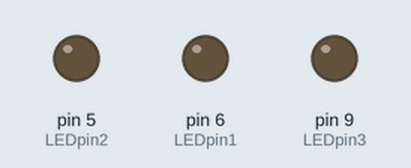
The sketch below on a simulated Arduino Uno, built with avr-gcc and run on an emulated ATmega328P. On the bench: output pins drawn as LEDs (lit = HIGH).

Above: at 0.7 s.
At 1.42 s:
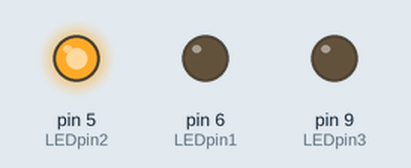
At 2.86 s:
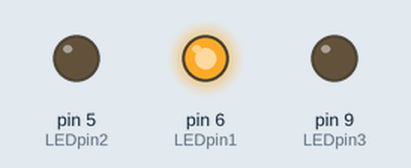
At 2.96 s:
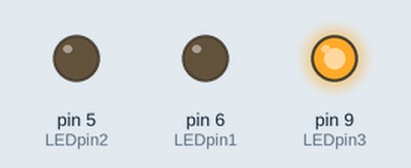
Timing chart, 0 to 3.4 s (numbered marks = the images above):
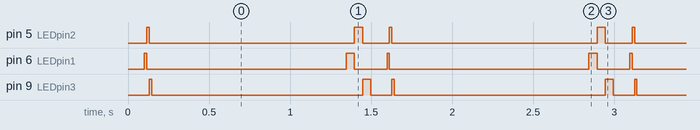

The sketch:

deconstruction_3_melissa_garrido.ino
```cpp
/*  Heartbeat
 *   Paul Badger 2009
 *   Demonstates how to use an array with millis to achieve irregular rhythms
 *   This function still uses one delay but it never leaves the LEDpin / LED in
 *   the ON state.
 */


long heartBeatArray[] = {
    50, 100, 15, 1200};
int hbeatIndex = 1;   // this initialization is important or it starts on the "wrong foot"
long prevMillis;

int LEDpin1 = 6;
int LEDpin2 = 5;
int LEDpin3 = 9;

void setup()
{
  pinMode(LEDpin1, OUTPUT);
  pinMode(LEDpin2, OUTPUT);
  pinMode(LEDpin3, OUTPUT);
}

void loop()
{
    heartBeat(1.0);   // try changing the parameter
}

void heartBeat(float tempo){
    if ((millis() - prevMillis) > (long)(heartBeatArray[hbeatIndex] * tempo)){
        hbeatIndex++;
        if (hbeatIndex > 3) hbeatIndex = 0;

        if ((hbeatIndex % 2) == 0){
            digitalWrite(LEDpin1, HIGH);
            delay((int)heartBeatArray[hbeatIndex]) ;
            digitalWrite(LEDpin1, LOW);
            digitalWrite(LEDpin2, HIGH);
            delay((int)heartBeatArray[hbeatIndex]) ;
            digitalWrite(LEDpin2, LOW);
            digitalWrite(LEDpin3, HIGH);
            delay((int)heartBeatArray[hbeatIndex]) ;
            digitalWrite(LEDpin3, LOW);
        }
        hbeatIndex++;
        // Serial.println(hbeatIndex);
        prevMillis = millis();

    }
}
```

Measured:
- by itself, pin 5 (LEDpin2): repeats every 1.5 s: LOW 1.3 s, HIGH 0.05 s, LOW 0.17 s, HIGH 0.02 s
- by itself, pin 6 (LEDpin1): repeats every 1.5 s: LOW 1.2 s, HIGH 0.05 s, LOW 0.20 s, HIGH 0.02 s
- by itself, pin 9 (LEDpin3): repeats every 1.5 s: LOW 1.3 s, HIGH 0.05 s, LOW 0.13 s, HIGH 0.02 s
